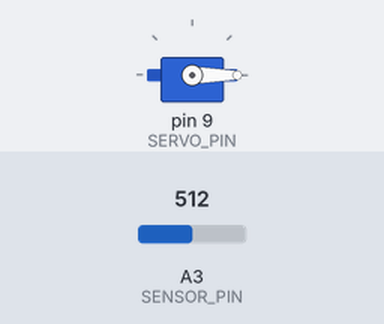
This sketch was run on a simulated Arduino Leonardo, built with avr-gcc and run on an emulated ATmega32U4. Shown: servo. The test bench sets the inputs (shaded band); at power-on: A3 (SENSOR_PIN) = 512. USB keyboard and mouse output is not drawn; what the sketch prints to the serial monitor is not drawn.

Above: at 1.2 s.
1.3 s: A3 (SENSOR_PIN) set to 281
4.3 s: A3 (SENSOR_PIN) set to 258
At 5.0 s:
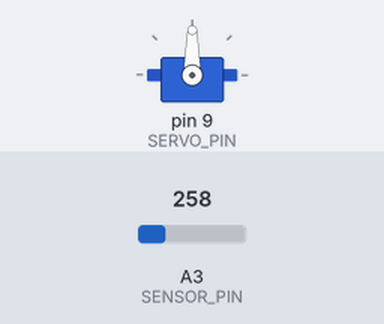
5.8 s: A3 (SENSOR_PIN) set to 150
7.3 s: A3 (SENSOR_PIN) set to 136
At 8.5 s:
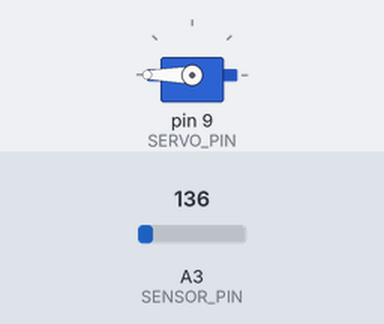
8.8 s: A3 (SENSOR_PIN) set to 28
11.8 s: A3 (SENSOR_PIN) set to 23
At 13.1 s:
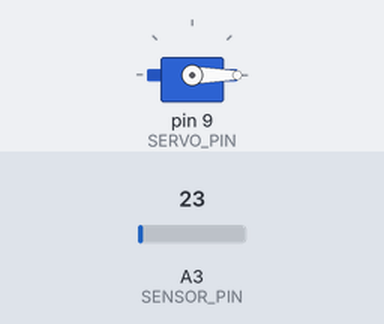
Timing chart, 0 to 14.3 s (numbered marks = the images above; inputs shaded):
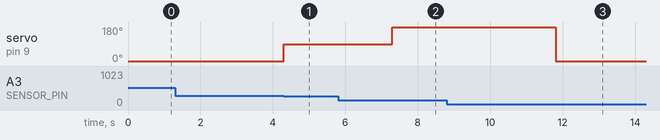

The sketch:

DIGF_EI_Assignment2.ino
```cpp
#include <Servo.h>  // Include the Servo library
#include <Keyboard.h> // Include the Keyboard HID library

// Define pin assignments
#define SENSOR_PIN A3    // Analog pin for the ultrasonic sensor
#define SERVO_PIN 9      // Digital pin for the servo motor

// Create a Servo object
Servo myServo;

// Global variable to store the measured distance in centimeters
float distanceCM = 0.0;

// Define distance breakpoints for the servo movement
const int stepDistances[3] = {150, 100, 50};  // Distance thresholds (cm)
const int servoPositions[3] = {0, 90, 180};  // Corresponding servo angles

// Variable to track the current servo angle
int currentServoAngle = 0;

// Define tolerance to prevent frequent fluctuations
const float tolerance = 5.0;

void setup() {
  Serial.begin(9600);  // Start serial communication for debugging
  myServo.attach(SERVO_PIN);  // Attach the servo motor
  myServo.write(0);  // Set the servo to the initial position (0°)
  Serial.println("System Initialized. Servo at 0°.");

  Keyboard.begin(); // Inititalize Keyboard HID
}

void loop() {
  // Read the sensor value and convert it to distance
  readSensor();

  // Update the servo position based on the detected distance
  updateServo();
}

// Function to read and convert the sensor's analog value to distance in cm
void readSensor() {
  int sensorValue = analogRead(SENSOR_PIN);  // Read the analog value
  float voltage = sensorValue * (3.3 / 1023.0);  // Convert to voltage (assuming 3.3V reference)
  distanceCM = voltage * 120;  // Convert voltage to distance in cm

  Serial.print("Distance: ");
  Serial.print(distanceCM);
  Serial.println(" cm");
}

// Function to update the servo based on the detected distance
void updateServo() {
  int newAngle = currentServoAngle;  // Store the current angle

  // Check which step the distance falls into and send the corresponding keyboard key press to play soundscape for that life stage
  for (int i = 0; i < 3; i++) {
    if (abs(distanceCM - stepDistances[i]) <= tolerance) {
      if ((stepDistances[i] <=150) && (stepDistances[i] > 100)){
        Keyboard.releaseAll();
        Keyboard.press('d');
      }
      else if ((stepDistances[i] <=100) && (stepDistances[i] > 50)){
        Keyboard.releaseAll();
        Keyboard.press('f');
      }
      else if (stepDistances[i] <=50){
        Keyboard.releaseAll();
        Keyboard.press('g');
      }

      newAngle = servoPositions[i];  // Set the new angle based on the detected step
      break;  // Exit loop once a match is found
    }
  }

  // If no person is detected (distance > 110 cm), return to 0° and release all keyboard keys
  if (distanceCM > 110 || distanceCM < 10) {
    newAngle = 0;
    Keyboard.releaseAll();
  }

  // Update the servo only if the new position is different
  if (newAngle != currentServoAngle) {
    currentServoAngle = newAngle;
    myServo.write(currentServoAngle);
    Serial.print("Moving Servo to: ");
    Serial.print(currentServoAngle);
    Serial.println("°");
  }
}
```

Measured:
- the behaviour switches between 272 and 271 on A3 (SENSOR_PIN) (found by bisection; images 0 and 1)
- the behaviour switches between 143 and 142 on A3 (SENSOR_PIN) (found by bisection; images 1 and 2)
- the behaviour switches between 26 and 25 on A3 (SENSOR_PIN) (found by bisection; images 2 and 3)
- after the input at 4.3 s, servo on pin 9 (SERVO_PIN): 0° → 90° at once
- after the input at 7.3 s, servo on pin 9 (SERVO_PIN): 90° → 180° at once
- after the input at 11.8 s, servo on pin 9 (SERVO_PIN): 180° → 0° at once
